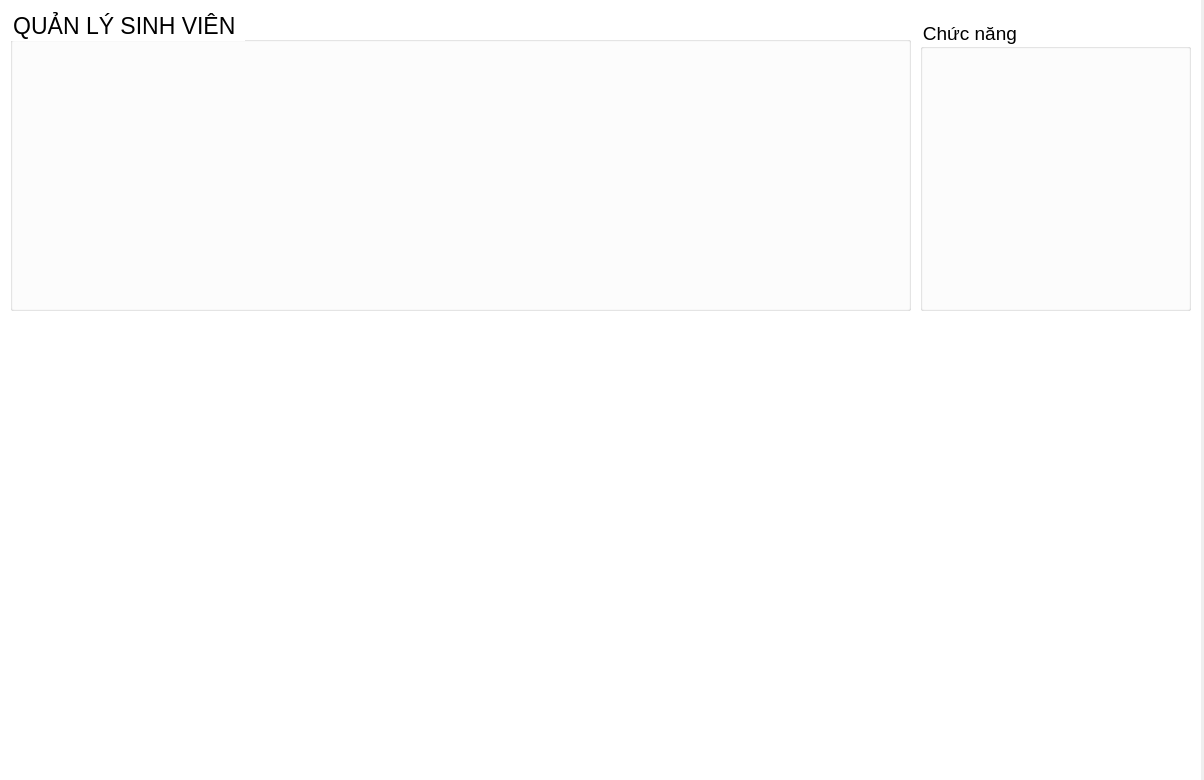
<?xml version="1.0" encoding="UTF-8"?>
<ui version="4.0">
 <class>Form</class>
 <widget class="QWidget" name="Form">
  <property name="geometry">
   <rect>
    <x>0</x>
    <y>0</y>
    <width>1204</width>
    <height>780</height>
   </rect>
  </property>
  <property name="windowTitle">
   <string>Form</string>
  </property>
  <widget class="QWidget" name="widget" native="true">
   <property name="geometry">
    <rect>
     <x>0</x>
     <y>0</y>
     <width>1201</width>
     <height>781</height>
    </rect>
   </property>
   <property name="styleSheet">
    <string notr="true">background-color: rgb(255, 255, 255);</string>
   </property>
   <widget class="QGroupBox" name="groupBox">
    <property name="geometry">
     <rect>
      <x>10</x>
      <y>10</y>
      <width>901</width>
      <height>301</height>
     </rect>
    </property>
    <property name="font">
     <font>
      <family>Tahoma</family>
      <pointsize>17</pointsize>
     </font>
    </property>
    <property name="title">
     <string>QUẢN LÝ SINH VIÊN </string>
    </property>
   </widget>
   <widget class="QGroupBox" name="groupBox_2">
    <property name="geometry">
     <rect>
      <x>920</x>
      <y>20</y>
      <width>271</width>
      <height>291</height>
     </rect>
    </property>
    <property name="font">
     <font>
      <family>Tahoma</family>
      <pointsize>14</pointsize>
     </font>
    </property>
    <property name="title">
     <string>Chức năng </string>
    </property>
   </widget>
  </widget>
 </widget>
 <resources/>
 <connections/>
</ui>
